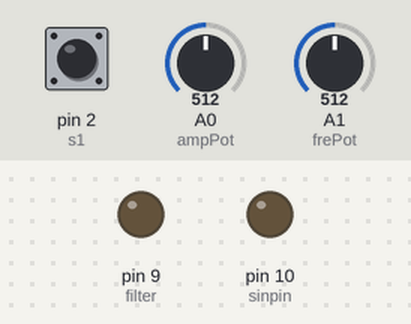
A sketch run on a simulated Arduino Uno, built with avr-gcc and run on an emulated ATmega328P. Shown: output pins drawn as LEDs (lit = HIGH). Dashed ring = blinking. Inputs (shaded band) come from the test bench; at power-on: A0 (ampPot) = 512, pin 2 (s1) HIGH, A1 (frePot) = 512.

Above: at 1.2 s.
1.3 s: A0 (ampPot) set to 10
4.3 s: A0 (ampPot) set to 7
7.3 s: pin 2 (s1) pulled LOW for 0.15 s
At 7.57 s:
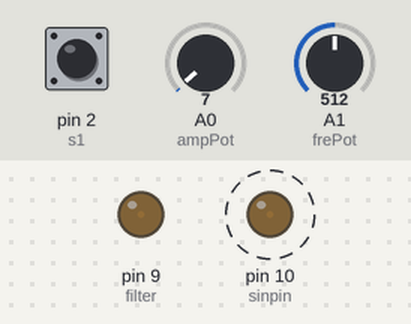
10.4 s: A0 (ampPot) set to 306
Timing chart, 0 to 12.8 s (numbered marks = the images above; inputs shaded):
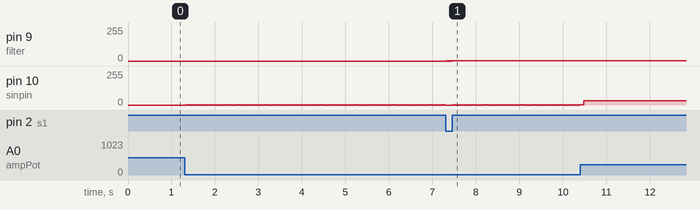

The sketch:

funcfinal.ino
```cpp
const int s1 = 2;
const int s0 = 3;
const int filter = 9;
const int sinpin = 10;
const int ampPot = A0;
const int frePot = A1;

float phase = 0;

void setup() {
  pinMode(s1, INPUT_PULLUP);
  pinMode(s0, INPUT_PULLUP);
  pinMode(filter, OUTPUT);
  TCCR1B = (TCCR1B & 0b11111000) | 0x01;
}

void loop() {
  int freq = analogRead(frePot);
  int amp = analogRead(ampPot);

  float freqStep = map(freq, 0, 1023, 1, 100) / 500.0;
  phase += freqStep;
  if (phase >= 2 * PI) phase = 0;

  int out = 0;

  bool s1_v = digitalRead(s1);

  if (s1_v == LOW){
    if (phase < PI) {
      out = (amp / 4.0);
    } else {
      out = 0;
    }
    analogWrite(filter, constrain(out, 0, 255));
  }
  else if (s1_v == HIGH){
    out = (sin(phase) + 1.0) * (amp / 8.0);
    analogWrite(sinpin, out);
  }
}
```

Measured:
- after the input at 7.3 s, pin 9 (filter): alternates 1/255 for 0.01 s and 0/255 for 0.01 s, 15 changes in all, then stays 1/255, starting at once
- by itself, pin 10 (sinpin): alternates 1/255 for 0.01 s and 0/255 for 0.02 s
